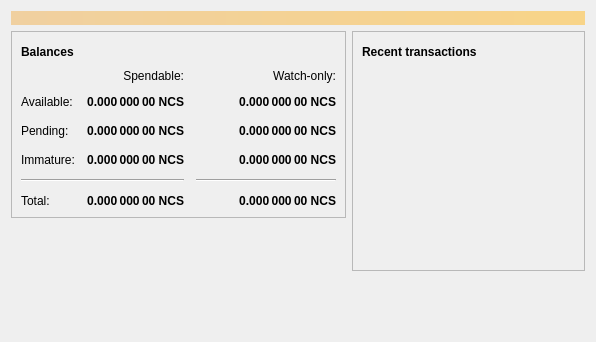
<?xml version="1.0" encoding="UTF-8"?>
<ui version="4.0">
 <class>OverviewPage</class>
 <widget class="QWidget" name="OverviewPage">
  <property name="geometry">
   <rect>
    <x>0</x>
    <y>0</y>
    <width>596</width>
    <height>342</height>
   </rect>
  </property>
  <property name="windowTitle">
   <string>Form</string>
  </property>
  <layout class="QVBoxLayout" name="topLayout">
   <item>
    <widget class="QLabel" name="labelAlerts">
     <property name="visible">
      <bool>false</bool>
     </property>
     <property name="styleSheet">
      <string notr="true">QLabel { background-color: qlineargradient(x1: 0, y1: 0, x2: 1, y2: 0, stop:0 #F0D0A0, stop:1 #F8D488); color:#000000; }</string>
     </property>
     <property name="wordWrap">
      <bool>true</bool>
     </property>
     <property name="margin">
      <number>3</number>
     </property>
     <property name="textInteractionFlags">
      <set>Qt::TextSelectableByMouse</set>
     </property>
    </widget>
   </item>
   <item>
    <layout class="QHBoxLayout" name="horizontalLayout" stretch="1,1">
     <item>
      <layout class="QVBoxLayout" name="verticalLayout_2">
       <item>
        <widget class="QFrame" name="frame">
         <property name="frameShape">
          <enum>QFrame::StyledPanel</enum>
         </property>
         <property name="frameShadow">
          <enum>QFrame::Raised</enum>
         </property>
         <layout class="QVBoxLayout" name="verticalLayout_4">
          <item>
           <layout class="QHBoxLayout" name="horizontalLayout_4">
            <item>
             <widget class="QLabel" name="label_5">
              <property name="font">
               <font>
                <weight>75</weight>
                <bold>true</bold>
               </font>
              </property>
              <property name="text">
               <string>Balances</string>
              </property>
             </widget>
            </item>
            <item>
             <widget class="QPushButton" name="labelWalletStatus">
              <property name="enabled">
               <bool>true</bool>
              </property>
              <property name="maximumSize">
               <size>
                <width>30</width>
                <height>16777215</height>
               </size>
              </property>
              <property name="toolTip">
               <string>The displayed information may be out of date. Your wallet automatically synchronizes with the Nexsicoin network after a connection is established, but this process has not completed yet.</string>
              </property>
              <property name="text">
               <string/>
              </property>
              <property name="icon">
               <iconset resource="../bitcoin.qrc">
                <normaloff>:/icons/warning</normaloff>
                <disabledoff>:/icons/warning</disabledoff>:/icons/warning</iconset>
              </property>
              <property name="iconSize">
               <size>
                <width>24</width>
                <height>24</height>
               </size>
              </property>
              <property name="flat">
               <bool>true</bool>
              </property>
             </widget>
            </item>
            <item>
             <spacer name="horizontalSpacer_3">
              <property name="orientation">
               <enum>Qt::Horizontal</enum>
              </property>
              <property name="sizeHint" stdset="0">
               <size>
                <width>40</width>
                <height>20</height>
               </size>
              </property>
             </spacer>
            </item>
           </layout>
          </item>
          <item>
           <layout class="QGridLayout" name="gridLayout">
            <property name="spacing">
             <number>12</number>
            </property>
            <item row="2" column="2">
             <widget class="QLabel" name="labelWatchPending">
              <property name="font">
               <font>
                <weight>75</weight>
                <bold>true</bold>
               </font>
              </property>
              <property name="cursor">
               <cursorShape>IBeamCursor</cursorShape>
              </property>
              <property name="toolTip">
               <string>Unconfirmed transactions to watch-only addresses</string>
              </property>
              <property name="text">
               <string notr="true">0.000 000 00 NCS</string>
              </property>
              <property name="alignment">
               <set>Qt::AlignRight|Qt::AlignTrailing|Qt::AlignVCenter</set>
              </property>
              <property name="textInteractionFlags">
               <set>Qt::LinksAccessibleByMouse|Qt::TextSelectableByKeyboard|Qt::TextSelectableByMouse</set>
              </property>
             </widget>
            </item>
            <item row="2" column="1">
             <widget class="QLabel" name="labelUnconfirmed">
              <property name="font">
               <font>
                <weight>75</weight>
                <bold>true</bold>
               </font>
              </property>
              <property name="cursor">
               <cursorShape>IBeamCursor</cursorShape>
              </property>
              <property name="toolTip">
               <string>Total of transactions that have yet to be confirmed, and do not yet count toward the spendable balance</string>
              </property>
              <property name="text">
               <string notr="true">0.000 000 00 NCS</string>
              </property>
              <property name="alignment">
               <set>Qt::AlignRight|Qt::AlignTrailing|Qt::AlignVCenter</set>
              </property>
              <property name="textInteractionFlags">
               <set>Qt::LinksAccessibleByMouse|Qt::TextSelectableByKeyboard|Qt::TextSelectableByMouse</set>
              </property>
             </widget>
            </item>
            <item row="3" column="2">
             <widget class="QLabel" name="labelWatchImmature">
              <property name="font">
               <font>
                <weight>75</weight>
                <bold>true</bold>
               </font>
              </property>
              <property name="cursor">
               <cursorShape>IBeamCursor</cursorShape>
              </property>
              <property name="toolTip">
               <string>Mined balance in watch-only addresses that has not yet matured</string>
              </property>
              <property name="text">
               <string notr="true">0.000 000 00 NCS</string>
              </property>
              <property name="alignment">
               <set>Qt::AlignRight|Qt::AlignTrailing|Qt::AlignVCenter</set>
              </property>
              <property name="textInteractionFlags">
               <set>Qt::LinksAccessibleByMouse|Qt::TextSelectableByKeyboard|Qt::TextSelectableByMouse</set>
              </property>
             </widget>
            </item>
            <item row="4" column="0" colspan="2">
             <widget class="Line" name="line">
              <property name="orientation">
               <enum>Qt::Horizontal</enum>
              </property>
             </widget>
            </item>
            <item row="4" column="2">
             <widget class="Line" name="lineWatchBalance">
              <property name="sizePolicy">
               <sizepolicy hsizetype="Preferred" vsizetype="Fixed">
                <horstretch>0</horstretch>
                <verstretch>0</verstretch>
               </sizepolicy>
              </property>
              <property name="minimumSize">
               <size>
                <width>140</width>
                <height>0</height>
               </size>
              </property>
              <property name="orientation">
               <enum>Qt::Horizontal</enum>
              </property>
             </widget>
            </item>
            <item row="5" column="0">
             <widget class="QLabel" name="labelTotalText">
              <property name="text">
               <string>Total:</string>
              </property>
             </widget>
            </item>
            <item row="3" column="1">
             <widget class="QLabel" name="labelImmature">
              <property name="font">
               <font>
                <weight>75</weight>
                <bold>true</bold>
               </font>
              </property>
              <property name="cursor">
               <cursorShape>IBeamCursor</cursorShape>
              </property>
              <property name="toolTip">
               <string>Mined balance that has not yet matured</string>
              </property>
              <property name="text">
               <string notr="true">0.000 000 00 NCS</string>
              </property>
              <property name="alignment">
               <set>Qt::AlignRight|Qt::AlignTrailing|Qt::AlignVCenter</set>
              </property>
              <property name="textInteractionFlags">
               <set>Qt::LinksAccessibleByMouse|Qt::TextSelectableByKeyboard|Qt::TextSelectableByMouse</set>
              </property>
             </widget>
            </item>
            <item row="2" column="3">
             <spacer name="horizontalSpacer_2">
              <property name="orientation">
               <enum>Qt::Horizontal</enum>
              </property>
              <property name="sizeHint" stdset="0">
               <size>
                <width>40</width>
                <height>20</height>
               </size>
              </property>
             </spacer>
            </item>
            <item row="3" column="0">
             <widget class="QLabel" name="labelImmatureText">
              <property name="text">
               <string>Immature:</string>
              </property>
             </widget>
            </item>
            <item row="5" column="1">
             <widget class="QLabel" name="labelTotal">
              <property name="font">
               <font>
                <weight>75</weight>
                <bold>true</bold>
               </font>
              </property>
              <property name="cursor">
               <cursorShape>IBeamCursor</cursorShape>
              </property>
              <property name="toolTip">
               <string>Your current total balance</string>
              </property>
              <property name="text">
               <string notr="true">0.000 000 00 NCS</string>
              </property>
              <property name="alignment">
               <set>Qt::AlignRight|Qt::AlignTrailing|Qt::AlignVCenter</set>
              </property>
              <property name="textInteractionFlags">
               <set>Qt::LinksAccessibleByMouse|Qt::TextSelectableByKeyboard|Qt::TextSelectableByMouse</set>
              </property>
             </widget>
            </item>
            <item row="5" column="2">
             <widget class="QLabel" name="labelWatchTotal">
              <property name="font">
               <font>
                <weight>75</weight>
                <bold>true</bold>
               </font>
              </property>
              <property name="cursor">
               <cursorShape>IBeamCursor</cursorShape>
              </property>
              <property name="toolTip">
               <string>Current total balance in watch-only addresses</string>
              </property>
              <property name="text">
               <string notr="true">0.000 000 00 NCS</string>
              </property>
              <property name="alignment">
               <set>Qt::AlignRight|Qt::AlignTrailing|Qt::AlignVCenter</set>
              </property>
              <property name="textInteractionFlags">
               <set>Qt::LinksAccessibleByMouse|Qt::TextSelectableByKeyboard|Qt::TextSelectableByMouse</set>
              </property>
             </widget>
            </item>
            <item row="0" column="2">
             <widget class="QLabel" name="labelWatchonly">
              <property name="text">
               <string>Watch-only:</string>
              </property>
              <property name="alignment">
               <set>Qt::AlignRight|Qt::AlignTrailing|Qt::AlignVCenter</set>
              </property>
             </widget>
            </item>
            <item row="1" column="0">
             <widget class="QLabel" name="labelBalanceText">
              <property name="text">
               <string>Available:</string>
              </property>
             </widget>
            </item>
            <item row="1" column="1">
             <widget class="QLabel" name="labelBalance">
              <property name="font">
               <font>
                <weight>75</weight>
                <bold>true</bold>
               </font>
              </property>
              <property name="cursor">
               <cursorShape>IBeamCursor</cursorShape>
              </property>
              <property name="toolTip">
               <string>Your current spendable balance</string>
              </property>
              <property name="text">
               <string notr="true">0.000 000 00 NCS</string>
              </property>
              <property name="alignment">
               <set>Qt::AlignRight|Qt::AlignTrailing|Qt::AlignVCenter</set>
              </property>
              <property name="textInteractionFlags">
               <set>Qt::LinksAccessibleByMouse|Qt::TextSelectableByKeyboard|Qt::TextSelectableByMouse</set>
              </property>
             </widget>
            </item>
            <item row="1" column="2">
             <widget class="QLabel" name="labelWatchAvailable">
              <property name="font">
               <font>
                <weight>75</weight>
                <bold>true</bold>
               </font>
              </property>
              <property name="cursor">
               <cursorShape>IBeamCursor</cursorShape>
              </property>
              <property name="toolTip">
               <string>Your current balance in watch-only addresses</string>
              </property>
              <property name="text">
               <string notr="true">0.000 000 00 NCS</string>
              </property>
              <property name="alignment">
               <set>Qt::AlignRight|Qt::AlignTrailing|Qt::AlignVCenter</set>
              </property>
              <property name="textInteractionFlags">
               <set>Qt::LinksAccessibleByMouse|Qt::TextSelectableByKeyboard|Qt::TextSelectableByMouse</set>
              </property>
             </widget>
            </item>
            <item row="2" column="0">
             <widget class="QLabel" name="labelPendingText">
              <property name="text">
               <string>Pending:</string>
              </property>
             </widget>
            </item>
            <item row="0" column="1">
             <widget class="QLabel" name="labelSpendable">
              <property name="text">
               <string>Spendable:</string>
              </property>
              <property name="alignment">
               <set>Qt::AlignRight|Qt::AlignTrailing|Qt::AlignVCenter</set>
              </property>
             </widget>
            </item>
           </layout>
          </item>
         </layout>
        </widget>
       </item>
       <item>
        <spacer name="verticalSpacer">
         <property name="orientation">
          <enum>Qt::Vertical</enum>
         </property>
         <property name="sizeHint" stdset="0">
          <size>
           <width>20</width>
           <height>40</height>
          </size>
         </property>
        </spacer>
       </item>
      </layout>
     </item>
     <item>
      <layout class="QVBoxLayout" name="verticalLayout_3">
       <item>
        <widget class="QFrame" name="frame_2">
         <property name="frameShape">
          <enum>QFrame::StyledPanel</enum>
         </property>
         <property name="frameShadow">
          <enum>QFrame::Raised</enum>
         </property>
         <layout class="QVBoxLayout" name="verticalLayout">
          <item>
           <layout class="QHBoxLayout" name="horizontalLayout_2">
            <item>
             <widget class="QLabel" name="label_4">
              <property name="font">
               <font>
                <weight>75</weight>
                <bold>true</bold>
               </font>
              </property>
              <property name="text">
               <string>Recent transactions</string>
              </property>
             </widget>
            </item>
            <item>
             <widget class="QPushButton" name="labelTransactionsStatus">
              <property name="enabled">
               <bool>true</bool>
              </property>
              <property name="maximumSize">
               <size>
                <width>30</width>
                <height>16777215</height>
               </size>
              </property>
              <property name="toolTip">
               <string>The displayed information may be out of date. Your wallet automatically synchronizes with the Nexsicoin network after a connection is established, but this process has not completed yet.</string>
              </property>
              <property name="text">
               <string/>
              </property>
              <property name="icon">
               <iconset resource="../bitcoin.qrc">
                <normaloff>:/icons/warning</normaloff>
                <disabledoff>:/icons/warning</disabledoff>:/icons/warning</iconset>
              </property>
              <property name="iconSize">
               <size>
                <width>24</width>
                <height>24</height>
               </size>
              </property>
              <property name="flat">
               <bool>true</bool>
              </property>
             </widget>
            </item>
            <item>
             <spacer name="horizontalSpacer">
              <property name="orientation">
               <enum>Qt::Horizontal</enum>
              </property>
              <property name="sizeHint" stdset="0">
               <size>
                <width>40</width>
                <height>20</height>
               </size>
              </property>
             </spacer>
            </item>
           </layout>
          </item>
          <item>
           <widget class="QListView" name="listTransactions">
            <property name="styleSheet">
             <string notr="true">QListView { background: transparent; }</string>
            </property>
            <property name="frameShape">
             <enum>QFrame::NoFrame</enum>
            </property>
            <property name="verticalScrollBarPolicy">
             <enum>Qt::ScrollBarAlwaysOff</enum>
            </property>
            <property name="horizontalScrollBarPolicy">
             <enum>Qt::ScrollBarAlwaysOff</enum>
            </property>
            <property name="selectionMode">
             <enum>QAbstractItemView::NoSelection</enum>
            </property>
           </widget>
          </item>
         </layout>
        </widget>
       </item>
       <item>
        <spacer name="verticalSpacer_2">
         <property name="orientation">
          <enum>Qt::Vertical</enum>
         </property>
         <property name="sizeHint" stdset="0">
          <size>
           <width>20</width>
           <height>40</height>
          </size>
         </property>
        </spacer>
       </item>
      </layout>
     </item>
    </layout>
   </item>
  </layout>
 </widget>
 <resources/>
 <connections/>
</ui>
